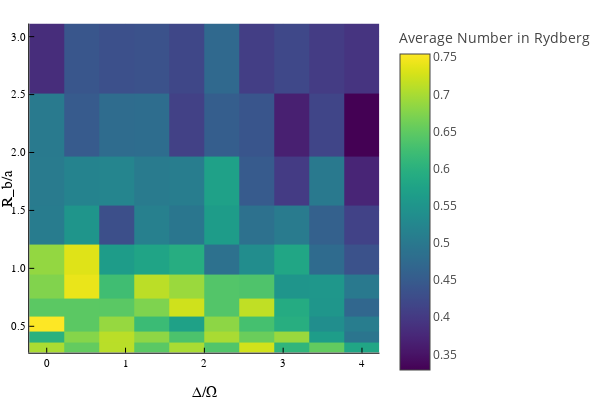

Source (notebook cell):
### Code cell
sites = siteinds("S=1/2", N)
psi0 = MPS(sites, ["Dn" for i = 1:N])
# psi0 = randomMPS(sites, 2)
plotlyjs()
plot(frequencies(9, 10, 0, -3.7, 2, 4, psi0, sites))

### Figure 1 — Plotly figure (JSON) as saved in the notebook; plotly's stock layout.template omitted (floating-point values rounded to 4 significant figures; data arrays with more than 128 entries replaced by an {"elided": "..."} marker saying what was removed)
{"data": [{"colorbar": {"title": "Average Number in Rydberg"}, "colorscale": {"elided": "256x2 mixed values"}, "hoverinfo": "text", "name": "y1", "showlegend": false, "showscale": true, "text": [["Cell (1, 1): value=0.7012257373099987", "Cell (1, 2): value=0.652756955292591", "Cell (1, 3): value=0.7101078482994572", "Cell (1, 4): value=0.6459073436658886", "Cell (1, 5): value=0.7003495891380299", "Cell (1, 6): value=0.638499227934318", "Cell (1, 7): value=0.7253151206217372", "Cell (1, 8): value=0.6080245237367929", "Cell (1, 9): value=0.6523178493337899", "Cell (1, 10): value=0.5804546708835093"], ["Cell (2, 1): value=0.600951504203581", "Cell (2, 2): value=0.676882325910214", "Cell (2, 3): value=0.7108661063437481", "Cell (2, 4): value=0.6824379278994267", "Cell (2, 5): value=0.6345479472758896", "Cell (2, 6): value=0.7000548064201162", "Cell (2, 7): value=0.6582258346379976", "Cell (2, 8): value=0.6898212017968738", "Cell (2, 9): value=0.5646668386985747", "Cell (2, 10): value=0.49476004541752266"], ["Cell (3, 1): value=0.7543769558808512", "Cell (3, 2): value=0.6469513635935487", "Cell (3, 3): value=0.6879975564726525", "Cell (3, 4): value=0.6191432496894668", "Cell (3, 5): value=0.5728441809464121", "Cell (3, 6): value=0.6818864410952882", "Cell (3, 7): value=0.6286222642541237", "Cell (3, 8): value=0.5955581902754924", "Cell (3, 9): value=0.5376653844575304", "Cell (3, 10): value=0.5067310974610025"], ["Cell (4, 1): value=0.6471106297610901", "Cell (4, 2): value=0.6468795928780393", "Cell (4, 3): value=0.6460932972447533", "Cell (4, 4): value=0.6718523168054897", "Cell (4, 5): value=0.7238133653062732", "Cell (4, 6): value=0.6397143078516211", "Cell (4, 7): value=0.7145706786761848", "Cell (4, 8): value=0.588508088034836", "Cell (4, 9): value=0.552385966250924", "Cell (4, 10): value=0.46921078310087466"], ["Cell (5, 1): value=0.6742356559754806", "Cell (5, 2): value=0.7409183703887803", "Cell (5, 3): value=0.6239641701333106", "Cell (5, 4): value=0.7116725549870554", "Cell (5, 5): value=0.690570930062285", "Cell (5, 6): value=0.6397016361783904", "Cell (5, 7): value=0.6366006984931462", "Cell (5, 8): value=0.5501937486272225", "Cell (5, 9): value=0.5545846590492601", "Cell (5, 10): value=0.5002063250656277"], ["Cell (6, 1): value=0.6861042047767999", "Cell (6, 2): value=0.7340089256570707", "Cell (6, 3): value=0.5628585024975244", "Cell (6, 4): value=0.577433588446187", "Cell (6, 5): value=0.5938075015312337", "Cell (6, 6): value=0.48525447305408487", "Cell (6, 7): value=0.5354066286984261", "Cell (6, 8): value=0.5808220498205586", "Cell (6, 9): value=0.47646631465828704", "Cell (6, 10): value=0.4362585454983889"], ["Cell (7, 1): value=0.5057812138760477", "Cell (7, 2): value=0.5502184256143167", "Cell (7, 3): value=0.4311958746449", "Cell (7, 4): value=0.5119661403520175", "Cell (7, 5): value=0.4966314596584689", "Cell (7, 6): value=0.5624194510963946", "Cell (7, 7): value=0.4853552927312042", "Cell (7, 8): value=0.5049869176699296", "Cell (7, 9): value=0.45861063445782296", "Cell (7, 10): value=0.4117845425389585"], ["Cell (8, 1): value=0.5033983169982622", "Cell (8, 2): value=0.5194513428222391", "Cell (8, 3): value=0.522382970787029", "Cell (8, 4): value=0.5046285467952801", "Cell (8, 5): value=0.5069997437957384", "Cell (8, 6): value=0.5701084393356055", "Cell (8, 7): value=0.44848623497298185", "Cell (8, 8): value=0.40244493374840884", "Cell (8, 9): value=0.5001985191776451", "Cell (8, 10): value=0.37276859549708635"], ["Cell (9, 1): value=0.5029401265812558", "Cell (9, 2): value=0.44862847391974764", "Cell (9, 3): value=0.47817115917248953", "Cell (9, 4): value=0.4787235152673209", "Cell (9, 5): value=0.41101153195000034", "Cell (9, 6): value=0.45474054109179535", "Cell (9, 7): value=0.440011547697595", "Cell (9, 8): value=0.3649928162409714", "Cell (9, 9): value=0.41548616544088857", "Cell (9, 10): value=0.32902309457725876"], ["Cell (10, 1): value=0.38176101785988265", "Cell (10, 2): value=0.4421911107998711", "Cell (10, 3): value=0.4324767201452659", "Cell (10, 4): value=0.4350185541477603", "Cell (10, 5): value=0.41967542606873454", "Cell (10, 6): value=0.47208734401983093", "Cell (10, 7): value=0.40567609495387513", "Cell (10, 8): value=0.4212390387546459", "Cell (10, 9): value=0.40315223996358857", "Cell (10, 10): value=0.39303285175379443"]], "type": "heatmap", "x": [-0.2222, 0.2222, 0.6667, 1.111, 1.556, 2, 2.444, 2.889, 3.333, 3.778, 4.222], "xaxis": "x", "y": [0.2719, 0.3587, 0.4573, 0.5832, 0.7436, 0.9482, 1.209, 1.542, 1.966, 2.507, 3.113], "yaxis": "y", "z": [[0.7012, 0.6528, 0.7101, 0.6459, 0.7003, 0.6385, 0.7253, 0.608, 0.6523, 0.5805], [0.601, 0.6769, 0.7109, 0.6824, 0.6345, 0.7001, 0.6582, 0.6898, 0.5647, 0.4948], [0.7544, 0.647, 0.688, 0.6191, 0.5728, 0.6819, 0.6286, 0.5956, 0.5377, 0.5067], [0.6471, 0.6469, 0.6461, 0.6719, 0.7238, 0.6397, 0.7146, 0.5885, 0.5524, 0.4692], [0.6742, 0.7409, 0.624, 0.7117, 0.6906, 0.6397, 0.6366, 0.5502, 0.5546, 0.5002], [0.6861, 0.734, 0.5629, 0.5774, 0.5938, 0.4853, 0.5354, 0.5808, 0.4765, 0.4363], [0.5058, 0.5502, 0.4312, 0.512, 0.4966, 0.5624, 0.4854, 0.505, 0.4586, 0.4118], [0.5034, 0.5195, 0.5224, 0.5046, 0.507, 0.5701, 0.4485, 0.4024, 0.5002, 0.3728], [0.5029, 0.4486, 0.4782, 0.4787, 0.411, 0.4547, 0.44, 0.365, 0.4155, 0.329], [0.3818, 0.4422, 0.4325, 0.435, 0.4197, 0.4721, 0.4057, 0.4212, 0.4032, 0.393]], "zmax": 0.7544, "zmin": 0.329}], "layout": {"annotations": [], "height": 400, "legend": {"bgcolor": "rgba(255, 255, 255, 1.000)", "bordercolor": "rgba(0, 0, 0, 1.000)", "borderwidth": 1, "font": {"color": "rgba(0, 0, 0, 1.000)", "family": "sans-serif", "size": 11}, "title": {"font": {"color": "rgba(0, 0, 0, 1.000)", "family": "sans-serif", "size": 15}, "text": ""}, "tracegroupgap": 0, "traceorder": "normal", "x": 1, "xanchor": "auto", "y": 1, "yanchor": "auto"}, "margin": {"b": 20, "l": 0, "r": 0, "t": 20}, "paper_bgcolor": "rgba(255, 255, 255, 1.000)", "plot_bgcolor": "rgba(255, 255, 255, 1.000)", "showlegend": true, "width": 600, "xaxis": {"anchor": "y", "domain": [0.07647, 0.9934], "gridcolor": "rgba(0, 0, 0, 0.100)", "gridwidth": 0.5, "linecolor": "rgba(0, 0, 0, 1.000)", "mirror": false, "range": [-0.2222, 4.222], "showgrid": true, "showline": true, "showticklabels": true, "tickangle": 0, "tickcolor": "rgb(0, 0, 0)", "tickfont": {"color": "rgba(0, 0, 0, 1.000)", "family": "sans-serif", "size": 11}, "tickmode": "array", "ticks": "inside", "ticktext": ["0", "1", "2", "3", "4"], "tickvals": [0, 1, 2, 3, 4], "title": "Δ/Ω", "titlefont": {"color": "rgba(0, 0, 0, 1.000)", "family": "sans-serif", "size": 15}, "type": "-", "visible": true, "zeroline": false, "zerolinecolor": "rgba(0, 0, 0, 1.000)"}, "yaxis": {"anchor": "x", "domain": [0.07581, 0.9902], "gridcolor": "rgba(0, 0, 0, 0.100)", "gridwidth": 0.5, "linecolor": "rgba(0, 0, 0, 1.000)", "mirror": false, "range": [0.2719, 3.113], "showgrid": true, "showline": true, "showticklabels": true, "tickangle": 0, "tickcolor": "rgb(0, 0, 0)", "tickfont": {"color": "rgba(0, 0, 0, 1.000)", "family": "sans-serif", "size": 11}, "tickmode": "array", "ticks": "inside", "ticktext": ["0.5", "1.0", "1.5", "2.0", "2.5", "3.0"], "tickvals": [0.5, 1, 1.5, 2, 2.5, 3], "title": "R_b/a", "titlefont": {"color": "rgba(0, 0, 0, 1.000)", "family": "sans-serif", "size": 15}, "type": "-", "visible": true, "zeroline": false, "zerolinecolor": "rgba(0, 0, 0, 1.000)"}}}
